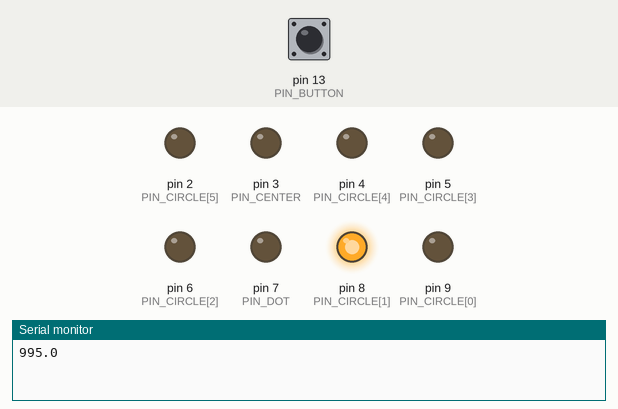
The sketch below on a simulated Arduino Uno, built with avr-gcc and run on an emulated ATmega328P. Shown: output pins drawn as LEDs (lit = HIGH), the last lines printed to the serial monitor. The inputs (shaded band) are chosen by the test bench; at power-on: pin 13 (PIN_BUTTON) HIGH.

Above: at 1.2 s.
1.3 s: pin 13 (PIN_BUTTON) pulled LOW for 0.15 s
At 2.6 s:
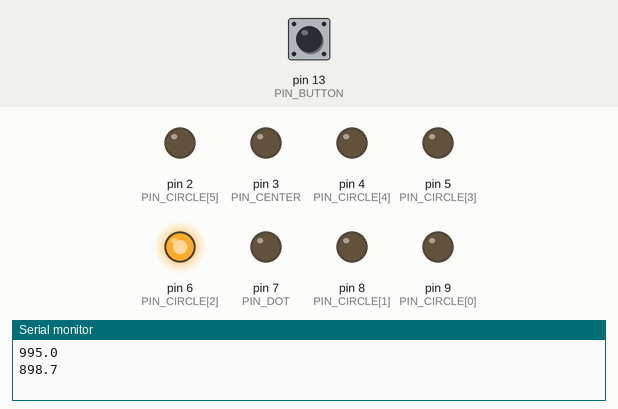
4.4 s: pin 13 (PIN_BUTTON) pulled LOW for 1 s
At 5.2 s:
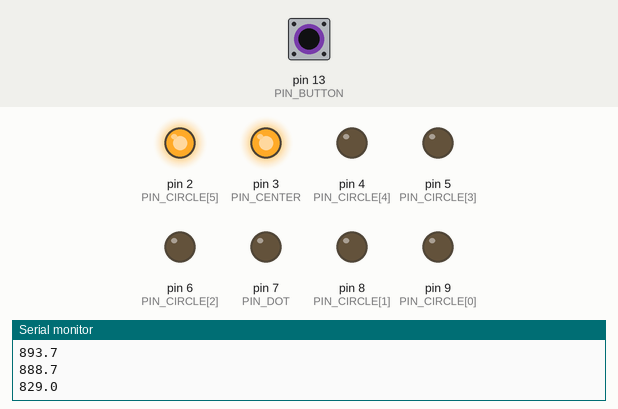
8.4 s: pin 13 (PIN_BUTTON) pulled LOW for 3.2 s
At 24.9 s:
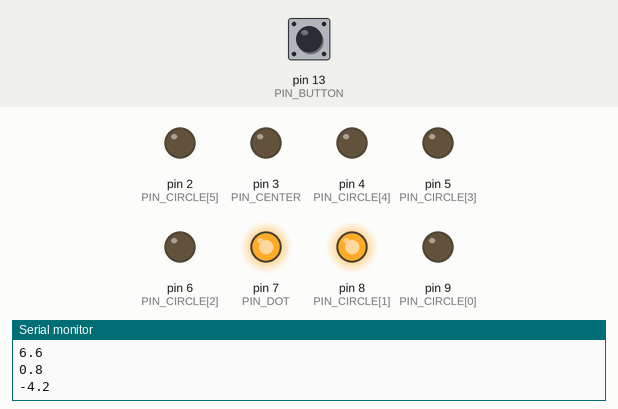
Timing chart, 0 to 64.5 s (numbered marks = the images above; inputs shaded):
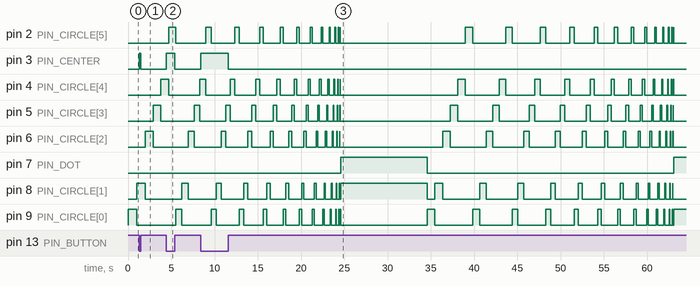

Measured:
- after the input at 1.3 s, pin 3 (PIN_CENTER): LOW → HIGH at once, → LOW 0.15 s later
- after the input at 4.4 s, pin 3 (PIN_CENTER): LOW → HIGH at once, → LOW 1.0 s later; pin 5 (PIN_CIRCLE[3]): LOW → HIGH after 3.2 s instead of 3.5 s
- after the input at 8.4 s, pin 3 (PIN_CENTER): LOW → HIGH at once, → LOW 3.2 s later

The sketch:

ArduinoSpinner.ino
```cpp
/*
 * Spinner game with 1 button and 7-LEDs screen
 *
 * @package arduino-spinner
 * @author Sergei Miami <miami@blackcrystal.net>
 */

int PIN_DOT = 7;
int PIN_CENTER = 3;
int PIN_CIRCLE[6] = {9,8,6,5,4,2};
int PIN_BUTTON = 13;

int prev = PIN_CIRCLE[0];
double live = 1000;

void setup()
{
  Serial.begin(9600);
  pinMode(PIN_BUTTON, INPUT_PULLUP );
  pinMode(PIN_DOT, OUTPUT);
  pinMode(PIN_CENTER, OUTPUT);
  for (int i = 0; i < 6; i++) {
    pinMode(PIN_CIRCLE[i], OUTPUT);
  }
}


void loop()
{

  for (int i = 0; i < 6; i++) {

    digitalWrite(prev, LOW);
    prev = PIN_CIRCLE[i];


    digitalWrite(prev, HIGH);

    double score = the_delay();
    if (score == 0)
    {
      // nothing here
      live = live - 5;
    }
    else if ((prev == 5 || prev == 9))
    {
      live += live / score + 30;
    }
    else
    {
      live -= live / score + 30;
    }


    Serial.println( live, 1 );

    if (live <= 0) { the_end(); break; }

  }

  live = live * 8 / 9;
  if (live <= 0) { the_end(); }

}

int the_delay()
{

  unsigned long start = millis();   // start delay

  int result = 0;

  while(millis() - start <= live)
  {
      int pressed = !digitalRead(PIN_BUTTON);
      digitalWrite(PIN_CENTER, pressed);
      // Serial.print( pressed );
      result+= pressed;
      delay(10);
  }

  return result;
}

void the_end()
{
  digitalWrite(PIN_CENTER, LOW);
  digitalWrite(PIN_DOT, HIGH);
  delay(10000);

  digitalWrite(PIN_DOT, LOW);

  live = 1000;
}
```
